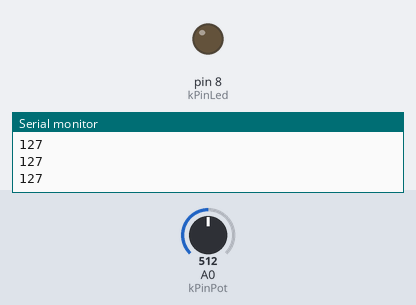
This sketch was run on a simulated Arduino Uno, built with avr-gcc and run on an emulated ATmega328P. On the bench: output pins drawn as LEDs (lit = HIGH), the last lines printed to the serial monitor. Inputs (shaded band) come from the test bench; at power-on: A0 (kPinPot) = 512.

Above: at 1.2 s.
1.3 s: A0 (kPinPot) set to 527
At 2.3 s:
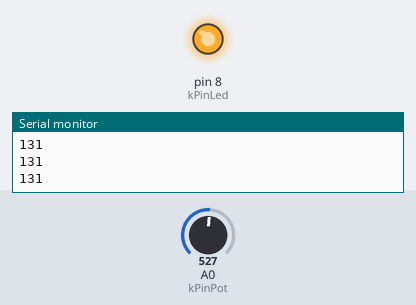
2.8 s: A0 (kPinPot) set to 511
At 3.6 s:
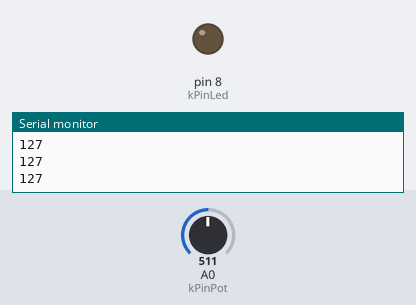
4.3 s: A0 (kPinPot) set to 716
At 4.6 s:
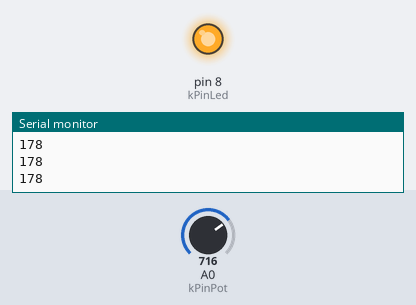
Timing chart, 0 to 7.3 s (numbered marks = the images above; inputs shaded):
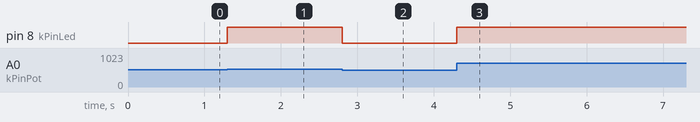

Measured:
- the behaviour switches between 513 and 514 on A0 (kPinPot) (found by bisection; images 0 and 1)
- after the input at 1.3 s, pin 8 (kPinLed): LOW → HIGH at once
- after the input at 2.8 s, pin 8 (kPinLed): HIGH → LOW at once
- after the input at 4.3 s, pin 8 (kPinLed): LOW → HIGH at once

The sketch:

led_brightness.ino
```cpp
const int kPinPot = A0;
const int kPinLed = 8;

void setup() {
 pinMode(kPinPot, INPUT);
 pinMode(kPinLed, OUTPUT);
 Serial.begin(9600);

}

void loop() {
  int ledBrightness;
  int sensorValue = 0;

  sensorValue = analogRead(kPinPot);
  ledBrightness = map(sensorValue, 0, 1023, 0, 255);
  analogWrite(kPinLed, ledBrightness);
  Serial.println(ledBrightness);


}
```
